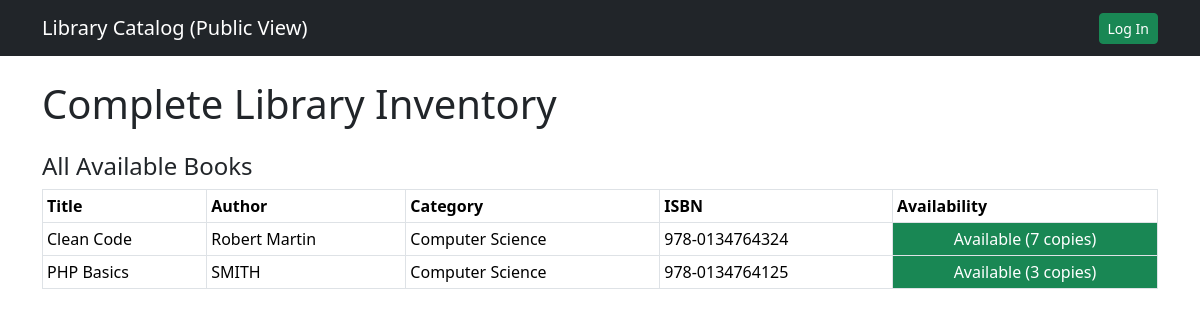
Screenshot of /student/catalog.php with the database file from the repository.
### tables this page shows
CREATE TABLE `books` (
  `book_id` int(11) NOT NULL,
  `isbn` varchar(20) DEFAULT NULL,
  `title` varchar(255) NOT NULL,
  `author` varchar(255) DEFAULT NULL,
  `publication_year` year(4) DEFAULT NULL,
  `category` varchar(100) DEFAULT NULL,
  `total_copies` int(5) NOT NULL DEFAULT 1,
  `available_copies` int(5) NOT NULL DEFAULT 1
);

### student/catalog.php (the view, shortened to what this page needs)
<?php
include 'config/db_connect.php';
$books = [];
$is_logged_in = isset($_SESSION['user_type']);
try {
    $sql_books = "
        SELECT book_id, title, author, isbn, category, available_copies
        FROM books
        ORDER BY title ASC";
    $stmt_books = $pdo->query($sql_books);
    $books = $stmt_books->fetchAll();
} catch (PDOException $e) {
    $db_error = "Error fetching data: " . $e->getMessage();
}
?>
<!DOCTYPE html>
<html lang="en" dir="ltr">
<head>
    <link rel="stylesheet"
          href="https://cdn.jsdelivr.net/npm/bootstrap@5.3.3/dist/css/bootstrap.min.css">
</head>
<body>
<nav class="navbar navbar-expand-lg navbar-dark bg-dark">
    <div class="container-fluid container">
        <a class="navbar-brand" href="catalog.php">Library Catalog (Public View)</a>
        <?php if ($is_logged_in): ?>
            <a class="btn btn-warning btn-sm me-2" href="<?php echo $_SESSION['user_type'] === 'admin' ? 'admin/index.php' : 'student/index.php'; ?>">Go to Portal</a>
            <a class="btn btn-danger btn-sm" href="logout.php">Logout</a>
        <?php else: ?>
            <a class="btn btn-success btn-sm" href="login.php">Log In</a>
        <?php endif; ?>
    </div>
</nav>
<div class="container mt-4">
    <h1 class="mb-4">Complete Library Inventory</h1>
    <h4>All Available Books</h4>
    <div class="table-responsive">
        <table class="table table-bordered table-sm">
            <thead>
                <tr>
                    <th>Title</th>
                    <th>Author</th>
                    <th>Category</th>
                    <th>ISBN</th>
                    <th>Availability</th>
                </tr>
            </thead>
            <tbody>
                <?php if (empty($books)): ?>
                <tr>
                    <td colspan="5" class="text-center">No books found in the inventory.</td>
                </tr>
                <?php else: ?>
                    <?php foreach ($books as $book): ?>
                    <?php
                        $availability_class = ($book['available_copies'] > 0) ? 'bg-success text-white' : 'bg-danger text-white';
                        $availability_text = ($book['available_copies'] > 0) ? 'Available (' . $book['available_copies'] . ' copies)' : 'Unavailable';
                    ?>
                    <tr>
                        <td><?php echo htmlspecialchars($book['title']); ?></td>
                        <td><?php echo htmlspecialchars($book['author']); ?></td>
                        <td><?php echo htmlspecialchars($book['category']); ?></td>
                        <td><?php echo htmlspecialchars($book['isbn']); ?></td>
                        <td class="<?php echo $availability_class; ?> text-center"><?php echo $availability_text; ?></td>
                    </tr>
                    <?php endforeach; ?>
                <?php endif; ?>
            </tbody>
        </table>
    </div>
    </div>
</body>
</html>

### rows the page displays
books: title "Clean Code", author "Robert Martin", category "Computer Science", isbn "978-0134764324", available_copies "Available (7 copies)"
books: title "PHP Basics", author "SMITH", category "Computer Science", isbn "978-0134764125", available_copies "Available (3 copies)"
